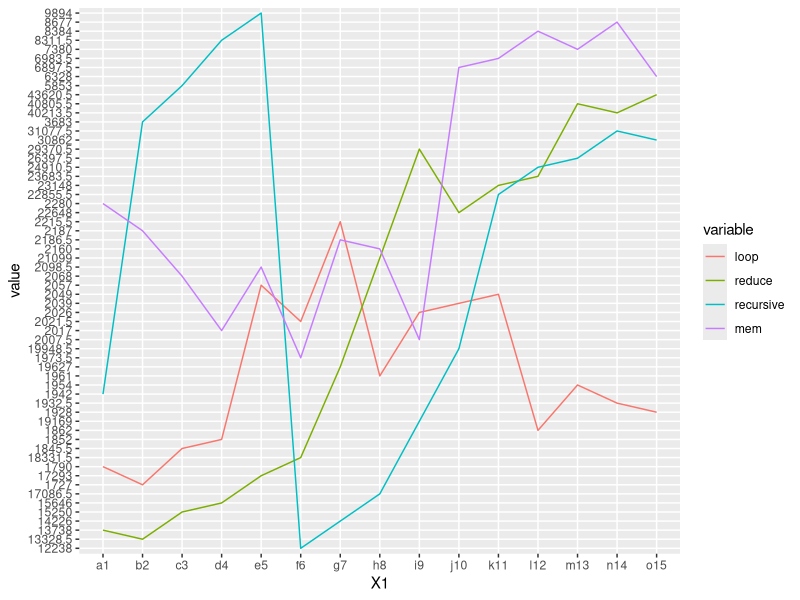

Source code (R):
##############  Factorial_loop
Factorial_loop <- function(n){
  
  stopifnot(n >= 0)
  if(n == 0) return(1)
  
  fact <- 1
  for(i in n:1){
    
    fact <- fact*i
  }
  return(fact)
}


##############  Factorial_reduce
require(purrr)
Factorial_reduce <- function(n){
  stopifnot(n >= 0)
  if(n == 0) return(1)
  purrr::reduce(seq(n), function(x, y){
    
    x * y
  })
}

##############  Factorial_func
Factorial_func <- function(n){
  
  stopifnot(n >= 0)
  if(n == 0) return(1)
  if(n == 1) return(1)
  return( n * Factorial_func(n - 1))
}

##############  Factorial_mem

fact_tbl <- c(1, rep(NA, 23))
Factorial_mem <- function(n){
  
  stopifnot(n >= 0)
  if(n == 0){
    
    1
  }
  if(!is.na(fact_tbl[n])){
    
    fact_tbl[n]
  } else {
    
    fact_tbl[n - 1] <<- Factorial_mem(n - 1)
    n * Factorial_mem(n - 1)
  }
  
}

map_dbl(1:10, Factorial_mem)
##############


library(purrr)
library(microbenchmark)
library(tidyr)
library(magrittr)
library(dplyr)


factor_loop_data <- map(1:15, function(x){microbenchmark(Factorial_loop(x), times = 1000)$time})
names(factor_loop_data) <- paste0(letters[1:15], 1:15)
factor_loop_data <- as.data.frame(factor_loop_data)

factor_loop_data %<>%
  gather(num, time) %>%
  group_by(num) %>%
  summarise(med_time = median(time))


factor_reduce_data <- map(1:15, function(x){microbenchmark(Factorial_reduce(x), times = 1000)$time})
names(factor_reduce_data) <- paste0(letters[1:15], 1:15)
factor_reduce_data <- as.data.frame(factor_reduce_data)

factor_reduce_data %<>%
  gather(num, time) %>%
  group_by(num) %>%
  summarise(med_time = median(time))



factor_func_data <- map(1:15, function(x){microbenchmark(Factorial_func(x), times = 1000)$time})
names(factor_func_data) <- paste0(letters[1:15], 1:15)
factor_func_data <- as.data.frame(factor_func_data)

factor_func_data %<>%
  gather(num, time) %>%
  group_by(num) %>%
  summarise(med_time = median(time))


factor_mem_data <- map(1:15, function(x){microbenchmark(Factorial_mem(x), times = 1000)$time})
names(factor_mem_data) <- paste0(letters[1:15], 1:15)
factor_mem_data <- as.data.frame(factor_mem_data)

factor_mem_data %<>%
  gather(num, time) %>%
  group_by(num) %>%
  summarise(med_time = median(time))


timeingTable <- data.frame(cbind(factor_func_data$num, factor_loop_data$med_time, factor_reduce_data$med_time, factor_func_data$med_time, factor_mem_data$med_time))
names(timeingTable)[2:ncol(timeingTable)] <- c('loop', 'reduce', 'recursive', 'mem')


library(reshape2)
library(ggplot2)
melted <- melt(timeingTable, id.vars = 'X1')

ggplot(melted, aes(x = X1, y = value, group = variable, color = variable)) + 
  geom_line()
